Frame 1 (no input): blank canvas, image omitted
Frame 60 (the mouse pressed at the canvas centre just before this capture): blank canvas, image omitted
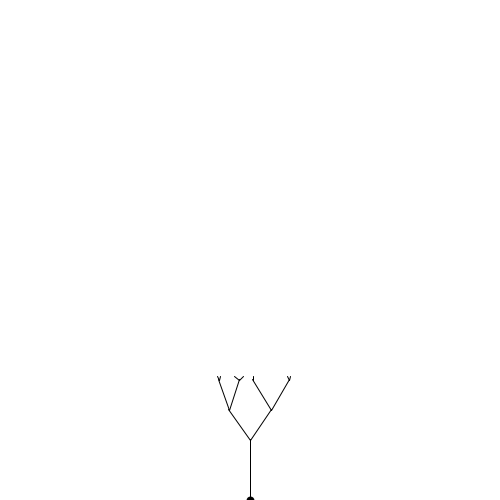
Frame 120 (the mouse held since frame 60 and released just before this capture)

The Processing sketch whose frames 1 and 60 were blank and that drew this single picture after the mouse press (run headless with seeded random() and noise(); from frame 60 on, the mouse is pressed at the canvas centre):

// Processing sketch: circuit
// ── circuit.pde
ArrayList<Circuit> circuit = new ArrayList<Circuit>();

int lineScale = 30;
float tX = 0, tY = 0;
boolean stop = false;

void setup() {
    background(255);
    size(500,500);
}

void draw() {
    background(255);
    translate(tX, tY);
    strokeWeight(8);
    point(width / 2, height);
    strokeWeight(1);
    if(frameCount == 1) circuit.add(new Circuit(width / 2, height, width / 2, height - lineScale));
    for(int i = 0; i < circuit.size(); i++){
        if(!stop){
            circuit.get(i).update();
            if(circuit.get(i).flag && !circuit.get(i).created){
                int rnd = (int)random(0, 10);
                if(rnd > 3) rnd = 0;
                else if(rnd > 1) rnd = (int)random(10, 35);
                else rnd = -(int)random(10, 35);
                circuit.add(new Circuit(circuit.get(i).nextX, circuit.get(i).nextY, circuit.get(i).nextX + rnd, circuit.get(i).nextY - lineScale));
                if(rnd != 0) circuit.add(new Circuit(circuit.get(i).nextX, circuit.get(i).nextY, circuit.get(i).nextX - rnd, circuit.get(i).nextY - lineScale));
                circuit.get(i).created = true;
            }
        }
        circuit.get(i).display();
    }
}

class Circuit{
    float x, y, nextX, nextY;
    float crtX, crtY;
    boolean flag;
    boolean created;
    float numX, numY;

    Circuit(float _x, float _y, float _nextX, float _nextY){
        x = _x;
        y = _y;
        nextX = _nextX;
        nextY = _nextY;
        crtX = 0;
        crtY = 0;
        flag = false;
        created = false;
        float rnd = (int)random(0,3) == (2|3) ? 100 : (int)random(0,2) == (1|2) ? 70 : 30;
        numX = abs(x - nextX) / rnd;
        numY = abs(y - nextY) / rnd;
    }

    void update(){
        if(x > nextX && x + crtX >= nextX) crtX-=numX;
        else if(x < nextX && x + crtX <= nextX) crtX+=numX;
        if(y > nextY && y + crtY >= nextY) crtY-=numY;
        if(y + crtY <= nextY) flag = true;
    }

    void display(){
        line(x, y, x + crtX, y + crtY);
    }
}

void mouseDragged() {
    tX += mouseX - pmouseX;
    tY += mouseY - pmouseY;
}

int photo = 0;
void keyPressed() {
    if(key == 'q'){
        stop = !stop;
    }
    if(key == 's'){
        save("frame/" + photo + ".png");
        photo++;
    }
}
